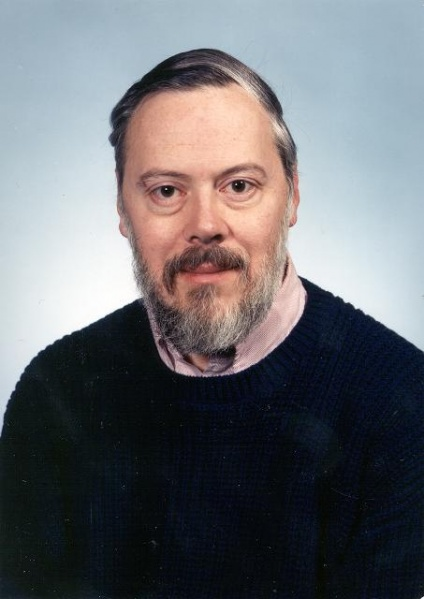
#> input picture Landmark, Triangulation & Face Morphing/Code/dennis_ritchie.jpg, 424 x 599 px
$ python -i part2.py   (imports and definitions only)
#> lines starting #> are read from the running program, lines starting #| are printed output that depends on the picture; after the words box and inside, x2 and y2 are one past the last pixel; in counts of white or black regions, pixels touching at a corner belong together
#> further down, picture is the input picture: shape (599, 424, 3); mean B, G, R 113.2, 108.9, 107.8
# -*- coding: utf-8 -*-
"""
Created on Wed Nov 27 17:11:54 2019

@author: yanik
"""

#from part1 import sobel_filter
import cv2
import pyautogui
import time
import numpy as np

def canny_edge_detector(image):

    row, col, ch = image.shape
#> row = 599; col = 424; ch = 3

    #Since Canny is sensitive to noise, first apply smoothing by using Gaussian kernel
    image = cv2.cvtColor(image,cv2.COLOR_BGR2GRAY)
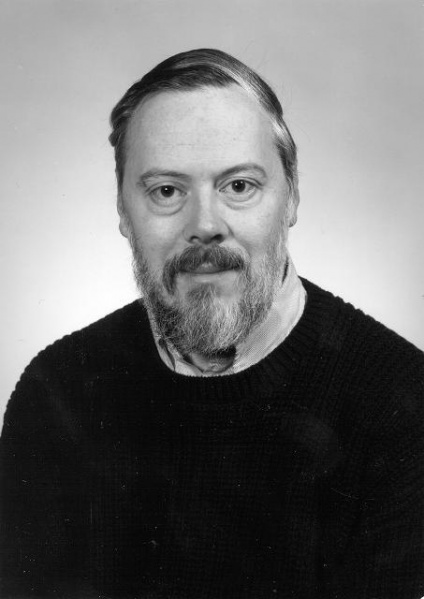
#> image: shape (599, 424); min 1, max 255, mean 109.1
    image = cv2.GaussianBlur(image,(5,5),0)

    #I used threshold method to find optimum threshold and lower one is 3 times less than max threshold
    max_treshold,img = cv2.threshold(image,0,255,cv2.THRESH_BINARY + cv2.THRESH_OTSU)
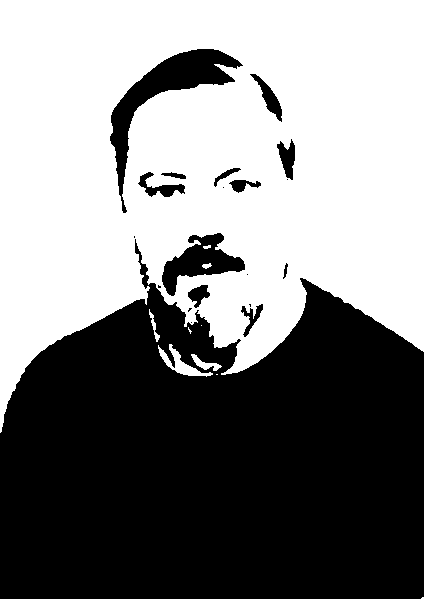
#> img: shape (599, 424); 51.7% white; 20 black regions (8 under 20 px), largest, box (x1, y1, x2, y2) and area: (0, 239, 424, 599) 113612, (110, 49, 243, 213) 4550, (162, 233, 245, 296) 2236
#> max_treshold = 106
    low_treshold = max_treshold/3
#> low_treshold = 35.33

    #Apply Canny filter
    image = cv2.Canny(image,low_treshold,max_treshold)
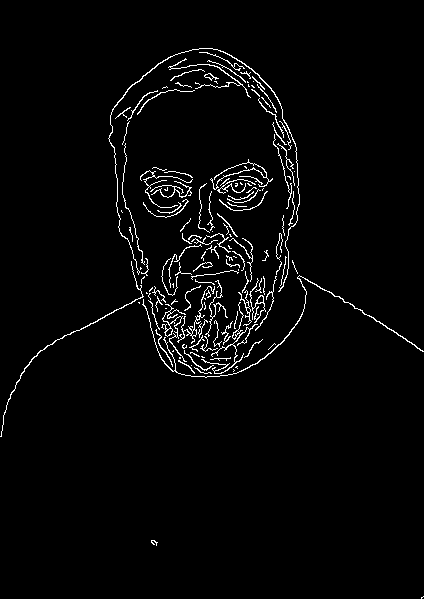
#> image: shape (599, 424); 2.7% white in thin lines or dots

    #I applied contour and draw it
    contours, hierarchy = cv2.findContours(image.copy(), cv2.RETR_EXTERNAL, cv2.CHAIN_APPROX_NONE)
#> contours = 138 contours, 121 with area under 20; largest, box (x1, y1, x2, y2) and area: (142, 275, 424, 378) 148, (108, 48, 300, 292) 134, (201, 302, 258, 374) 92, (161, 304, 187, 362) 83, (0, 261, 144, 437) 80
    image = cv2.drawContours(image, contours, -1, (255,255,255), 1)

    return image

'''
#This part is testing Part2
time.sleep(5)

#Takes screenshot, saves it and loads
myScreenshot = pyautogui.screenshot()
myScreenshot.save('test.png')
image = cv2.imread("./test.png")

#This part crops desired area from the whole screenshot
row, col, ch = image.shape
upLeft = (int(col / 4), int(row / 4.5))
bottomRight = (int(col * 3 / 4), int(row * 3 / 4))

image = image[upLeft[1]:bottomRight[1], upLeft[0]:bottomRight[0]]


image = canny_edge_detector(image)
#image =  cv2.add(image, image2)
cv2.imwrite("Part2.jpg", image)
cv2.imshow('Output', image)
cv2.waitKey()
'''

>>> import cv2
>>> picture = cv2.imread('../../Landmark, Triangulation & Face Morphing/Code/dennis_ritchie.jpg')
>>> result = canny_edge_detector(picture)
